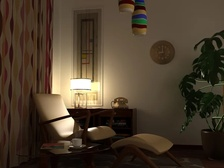
#> input picture indoor.jpg, 224 x 168 px, shrunk from 600 x 450 before the run
$ python 'Jeremy Pretty Adaptive Thresholding.py'
#> lines starting #> are read from the running program, lines starting #| are printed output that depends on the picture; after the words box and inside, x2 and y2 are one past the last pixel; in counts of white or black regions, pixels touching at a corner belong together
# Jeremy Pretty
# CSC 515 Adaptive Thresholding
import cv2
import os


# East function
def adaptive_thresholding(image_path):
    # Read the image
#> called with image_path = 'indoor.jpg'
    image = cv2.imread(image_path)
#> image is the input picture: shape (168, 224, 3); mean B, G, R 45.4, 61.8, 75.9

    # Convert the image to grayscale
    gray_image = cv2.cvtColor(image, cv2.COLOR_BGR2GRAY)

    # Apply adaptive thresholding
    thresholded_image = cv2.adaptiveThreshold(gray_image, 255, cv2.ADAPTIVE_THRESH_GAUSSIAN_C, cv2.THRESH_BINARY, 11, 2)
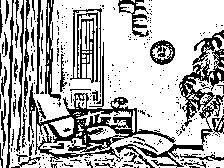
#> thresholded_image: shape (168, 224); 70.7% white; black in thin lines or dots

    # Display the original and thresholded images
    cv2.imshow(f"Original Image: {image_path}", image)
    cv2.imshow(f"Adaptive Thresholded Image: {image_path}", thresholded_image)

if __name__ == "__main__":

    # Created paths to all the photos
    indoor_image_path= os.path.join(os.path.dirname(__file__), 'indoor.jpg')
    outdoor_image_path = os.path.join(os.path.dirname(__file__), 'outdoor.jpg')
    close_up_image_path = os.path.join(os.path.dirname(__file__), 'closeup.jpg')

    # Create and Display the Adaptive Thresholding
    adaptive_thresholding(indoor_image_path)
    adaptive_thresholding(outdoor_image_path)
#> call 2 of adaptive_thresholding, with image_path = 'outdoor.jpg'
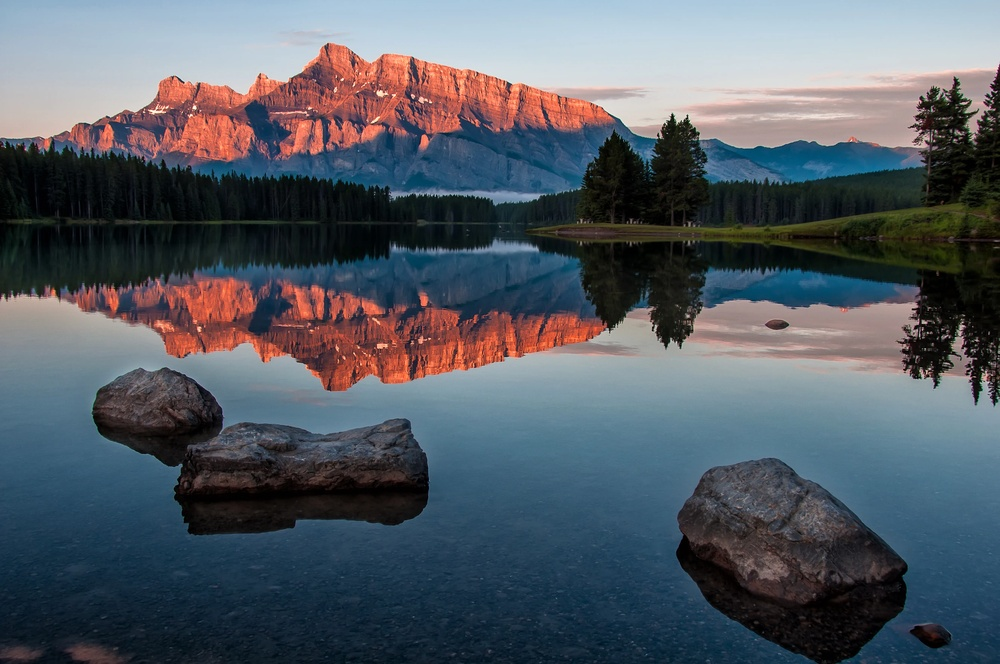
#> input picture outdoor.jpg, 1000 x 664 px, shrunk from 2674 x 1776 before the run
#> in adaptive_thresholding, image is the input picture: shape (664, 1000, 3); mean B, G, R 99.9, 91.2, 84.1
#> in adaptive_thresholding (call 2), `gray_image = cv2.cvtColor(image, cv2.COLOR_BGR2GRAY)`:
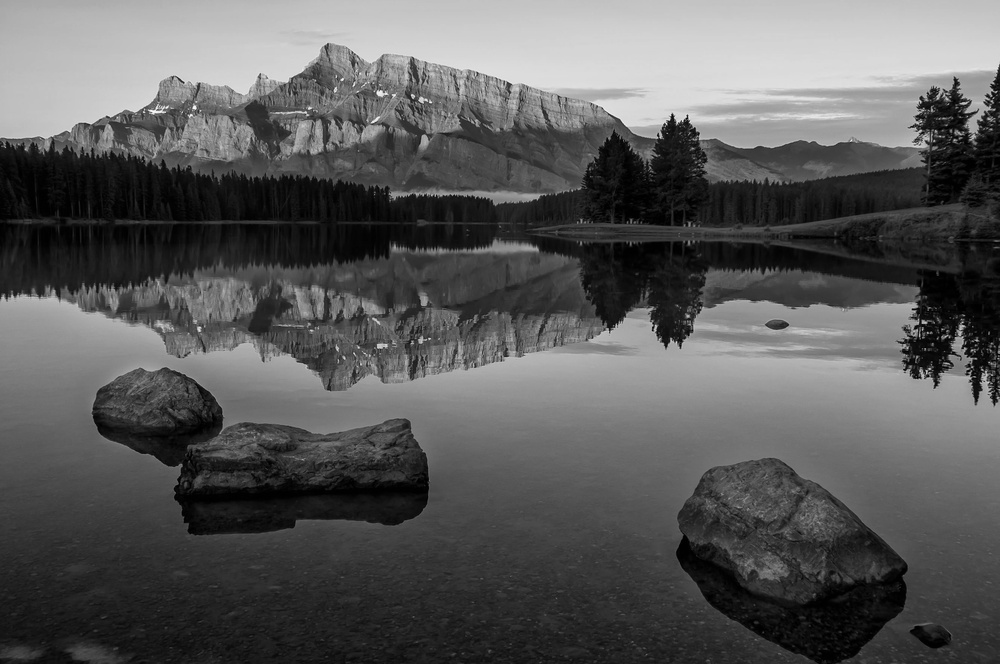
#> gray_image: shape (664, 1000); min 0, max 249, mean 90.1
#> in adaptive_thresholding (call 2), `thresholded_image = cv2.adaptiveThreshold(gray_image, 255, cv2.ADAPTIV..`:
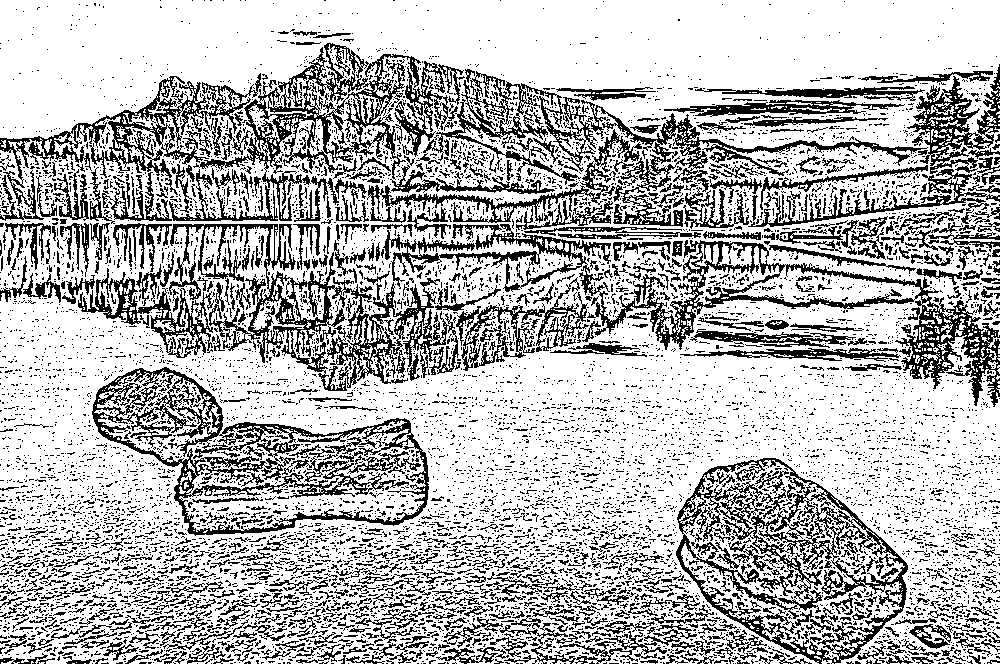
#> thresholded_image: shape (664, 1000); 72% white; black in thin lines or dots
    adaptive_thresholding(close_up_image_path)
#> call 3 of adaptive_thresholding, with image_path = 'closeup.jpg'
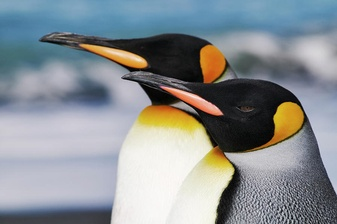
#> input picture closeup.jpg, 337 x 224 px, shrunk from 900 x 599 before the run
#> in adaptive_thresholding, image is the input picture: shape (224, 337, 3); mean B, G, R 147.4, 143.6, 137.2
#> in adaptive_thresholding (call 3), `gray_image = cv2.cvtColor(image, cv2.COLOR_BGR2GRAY)`:
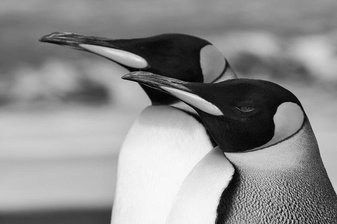
#> gray_image: shape (224, 337); min 0, max 252, mean 142.1
#> in adaptive_thresholding (call 3), `thresholded_image = cv2.adaptiveThreshold(gray_image, 255, cv2.ADAPTIV..`:
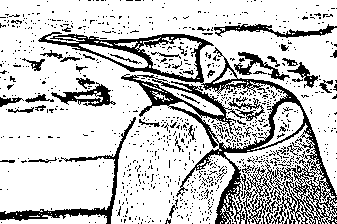
#> thresholded_image: shape (224, 337); 78% white; 919 black regions (871 under 20 px), largest, box (x1, y1, x2, y2) and area: (38, 32, 337, 224) 8832, (0, 117, 136, 224) 1288, (214, 24, 337, 38) 593

    cv2.waitKey(0)
    cv2.destroyAllWindows()
